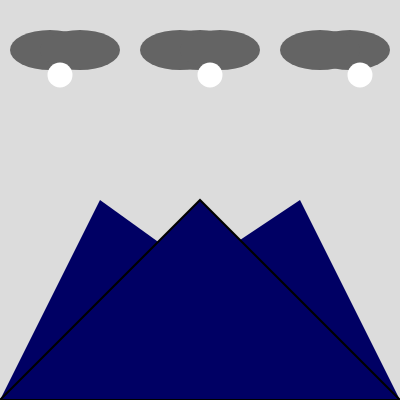
Frame 1 (no input)
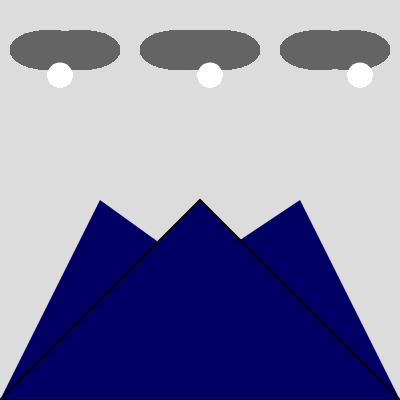
Frame 60 (no input)
Frame 120 (the mouse pressed at the canvas centre since frame 60): identical to frame 60, image omitted

The p5.js sketch that drew these frames (run headless with seeded random() and noise() and a simulated clock; from frame 60 on, the mouse is pressed at the canvas centre):

// p5.js sketch
// ── sketch.js
let a=(60);
let b=(75);
let c=(25);

function setup() {
  createCanvas(400, 400);
  //Jason Foster//
  //Mountain snowfall//
  //pressed key to make snow//
  //pressed mouse to reset//
  //in this i am using this to help in my ultimate goal//
  //which is making a cartoon background//
    reset();
  }

function draw() {
  //clouds//
  strokeWeight(0);
  fill(100,100,100);
  ellipse(50,50,80,40,);
  ellipse(350,50,80,40);
  ellipse(80,50,80,40);
  ellipse(320,50,80,40);
  ellipse(200,50,80,40);
  ellipse(180,50,80,40);
  ellipse(220,50,80,40);
  //snow//
  snow(a,b,c);
  snow(a+300,b,c);
  snow(a+150,b,c);
}
function keyPressed() {
  let snowX=random(60,360);
  let snowY=random(75,400);
  snow(snowX,snowY,c);
}

function snow(a,b,c) {
fill(300,300,300);
circle(a,b,c);
}

function reset() {
 background(220);
   strokeWeight(0);
  fill(0,0,100);
  triangle(0,400,350,380,100,200);
  triangle(0,400,400,400,300,200);
  strokeWeight(2);
  triangle(0,400,400,400,200,200);
} 

function mousePressed () {
reset();
}
